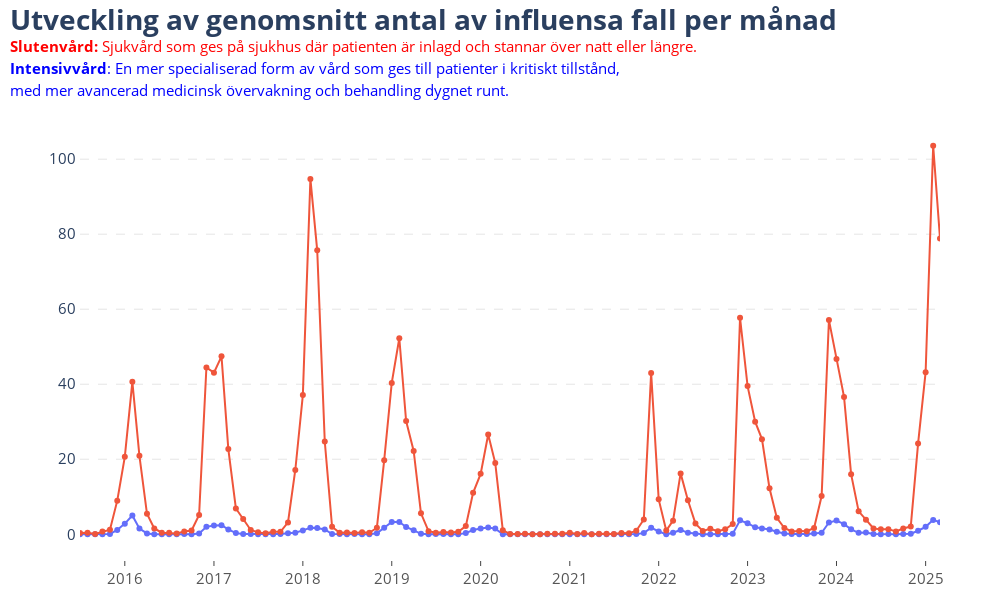

The notebook cell saved with this chart:
### Code cell
import plotly.express as px

fig = px.line(
    df_antal_per_month,
    x = "Date",
    y = "Avg_per_month",
    color = "Vårdform",
    markers= True
)
fig.update_layout(
    width=1000,
    height=600,
    margin=dict(l=80,r=60,b=40,t=120),  # give space for text
    plot_bgcolor="white",
    paper_bgcolor="white",
    showlegend=False
)

# Update layout with title
fig.update_layout(
    title=dict(
        text=(
            "<span style='font-size:28px; color:top_title; font-weight:bold;'>"
            "Utveckling av genomsnitt antal av influensa fall per månad</span>"
            "<span style='font-size:15px; color:red;'>"
            '<br><b>Slutenvård:</b> Sjukvård som ges på sjukhus där patienten är inlagd och stannar över natt eller längre.</span>'
            "<span style='font-size:15px; color:blue;'>"
            '<br><b>Intensivvård</b>: En mer specialiserad form av vård som ges till patienter i kritiskt tillstånd,'
            '<br>med mer avancerad medicinsk övervakning och behandling dygnet runt.'
            "</span>"
        ),
        x=0.01,  # Position title
        y=0.95,
        xanchor="left",
    ),
    xaxis_title=None,
    yaxis_title=None,
    xaxis=dict(
        range=['2015-07-01', '2025-03-01'],  # Fix the x-axis to desired bounds
        tickfont=dict(size=15, color="#555555"),
        ticks="outside",
        showticklabels=True,
        showline=False,   
        linecolor="#ccc"    
    ),
    yaxis=dict(
        tickfont=dict(size=15),
        showgrid=True,
        gridcolor="#E5E5E5",  # optional: light gray grid lines
        gridwidth=1,
        griddash="dash",
        showline=True,   
        
    )

)

fig.update_layout(hovermode="x unified")

fig.show()
